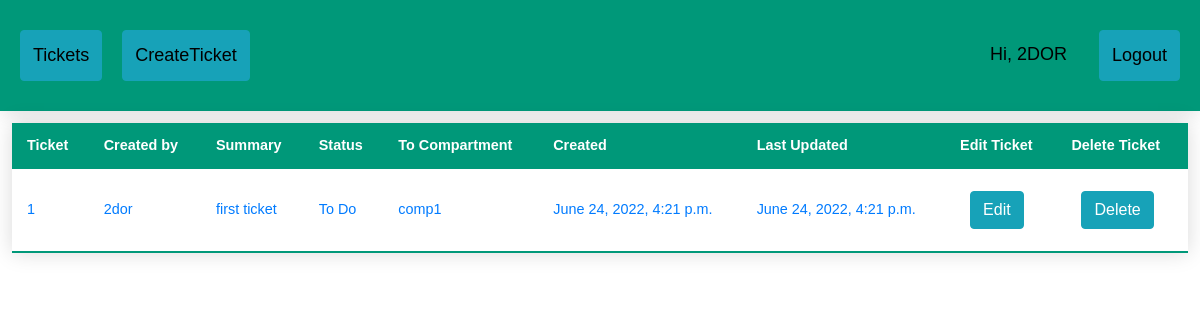
Before: / (signed in) with the older database file.
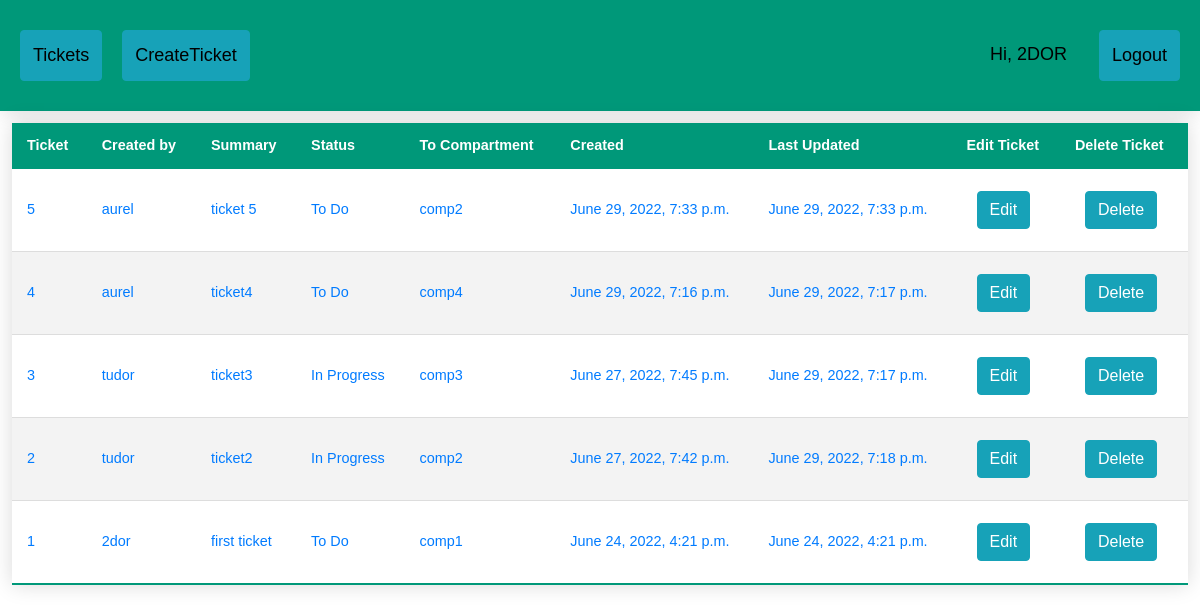
After: the same page with the newer database file.
### ticketApp/models.py (models this page shows)
class Ticket(models.Model):
	title = models.CharField(max_length=100)
	assignee = models.ForeignKey(User, null=True, blank=True, on_delete=models.CASCADE)
	status = models.CharField(max_length=25, choices=TicketStatus.choices, default=TicketStatus.TO_DO)
	compartment = models.CharField(max_length=25, choices=Compartiment.choices, default=Compartiment.comp1)
	description = models.TextField()
	created_at = models.DateTimeField('created at', auto_now_add=True)
	updated_at = models.DateTimeField('updated at', auto_now=True)

### ticketApp/views.py (the view)
# urls.py: path('', views.index, name='index'),
def index(request):
	tickets = Ticket.objects.order_by('-created_at')
	return render(request, 'index.html', {'tickets': tickets})

### ticketApp/templates/index.html (shortened to what this page needs)
{% extends 'base.html' %}
{% block content %}
<table class="styled-table" content="width=device-width, initial-scale=1, maximum-scale=1, minimum-scale=1">
    <thead>
    <tr>
        <th>Ticket</th>
        <th>Created by</th>
        <th>Summary</th>
        <th>Status</th>
        <th>To Compartment</th>
        <th>Created</th>
        <th>Last Updated</th>
        <th>Edit Ticket</th>
        <th>Delete Ticket</th>
    </tr>
    </thead>
    {% if user.is_authenticated %}
    <tbody>
    {% for ticket in tickets %}
    <tr>
        <td><a href="/ticket/{{ticket.id}}">{{ticket.id}}</a></td>
        <td><a href="/ticket/{{ticket.id}}">{{ticket.assignee}}</a></td>
        <td><a href="/ticket/{{ticket.id}}">{{ticket.title}}</a></td>
        <td><a href="/ticket/{{ticket.id}}">{{ticket.status}}</a></td>
        <td><a href="/ticket/{{ticket.id}}">{{ticket.compartment}}</a></td>
        <td><a href="/ticket/{{ticket.id}}">{{ticket.created_at}}</a></td>
        <td><a href="/ticket/{{ticket.id}}">{{ticket.updated_at}}</a></td>
        <td><a href="{% url 'EditTicket' ticket.id %}" style="margin:10px;" class="btn btn-info">Edit</a></td>
        <td><a href="{% url 'DeleteTicket' ticket.id %}" style="margin:10px;" class="btn btn-info">Delete</a></td>
    </tr>
    {% endfor %}
    </tbody>
    {% endif %}
</table>
{% endblock %}

### ticketApp/templates/base.html (shortened to what this page needs)
<!DOCTYPE html>
<html>
<head>
  {% load static %}
  <link rel="stylesheet" href="https://stackpath.bootstrapcdn.com/bootstrap/4.4.1/css/bootstrap.min.css"
>
  <link rel="stylesheet" type="text/css" href="{% static 'css/style.css' %}">
</head>
<body>
  <div class="header">
    <a href="{% url 'index' %}" style="margin:10px;" class="btn btn-info">Tickets</a>
    {% if user.is_authenticated %}
    <a href="{% url 'CreateTicket' %}" style="margin:10px;" class="btn btn-info">CreateTicket</a>
    {% endif %}
    <div class="header-right">
      {% if user.is_authenticated %}
          <a style="margin:10px;" >Hi, {{ request.user.username|upper }}</a>
      <a class="btn btn-info" href="/logout_request" style="margin:10px;">Logout</a>
      {% else %}
      <a href="{% url 'login_request' %}" class="btn btn-info">Login</a>
      {% endif %}
    </div>
  </div>
   <div id="body">
   {% block content %}{% endblock %}
  </div>
</body>
</html>

### ticketApp/static/css/style.css (style rules this page uses)
.header { overflow: hidden; background-color: #009879; padding: 20px 10px; min-width: 200px; box-shadow: 0 0 20px rgba(0, 0, 0, 0.15); }
.header a { float: left; color: black; text-align: center; padding: 12px; text-decoration: none; font-size: 18px; font-family: sans-serif; line-height: 25px; border-radius: 4px; }
.header-right { float: right; }
.styled-table { border-collapse: collapse; margin: 25px 0; width:98%; margin-top: 1%; margin-left:1%; margin-right:1%; font-size: 0.9em; font-family: sans-serif; min-width: 200px; box-shadow: 0 0 20px rgba(0, 0, 0, 0.15); }
.styled-table thead tr { background-color: #009879; color: #ffffff; text-align: left; }
.styled-table th, .styled-table td { padding: 12px 15px; }
.styled-table tbody tr { border-bottom: 1px solid #dddddd; }
.styled-table tbody tr:nth-of-type(even) { background-color: #f3f3f3; }
.styled-table tbody tr:last-of-type { border-bottom: 2px solid #009879; }

Changed rows visible on the page:
added Ticket: id "5", assignee "aurel", title "ticket 5", status "To Do", compartment "comp2", created_at "June 29, 2022, 7:33 p.m.", updated_at "June 29, 2022, 7:33 p.m."
added Ticket: id "4", assignee "aurel", title "ticket4", status "To Do", compartment "comp4", created_at "June 29, 2022, 7:16 p.m.", updated_at "June 29, 2022, 7:17 p.m."
added Ticket: id "3", assignee "tudor", title "ticket3", status "In Progress", compartment "comp3", created_at "June 27, 2022, 7:45 p.m.", updated_at "June 29, 2022, 7:17 p.m."
added Ticket: id "2", assignee "tudor", title "ticket2", status "In Progress", compartment "comp2", created_at "June 27, 2022, 7:42 p.m.", updated_at "June 29, 2022, 7:18 p.m."
